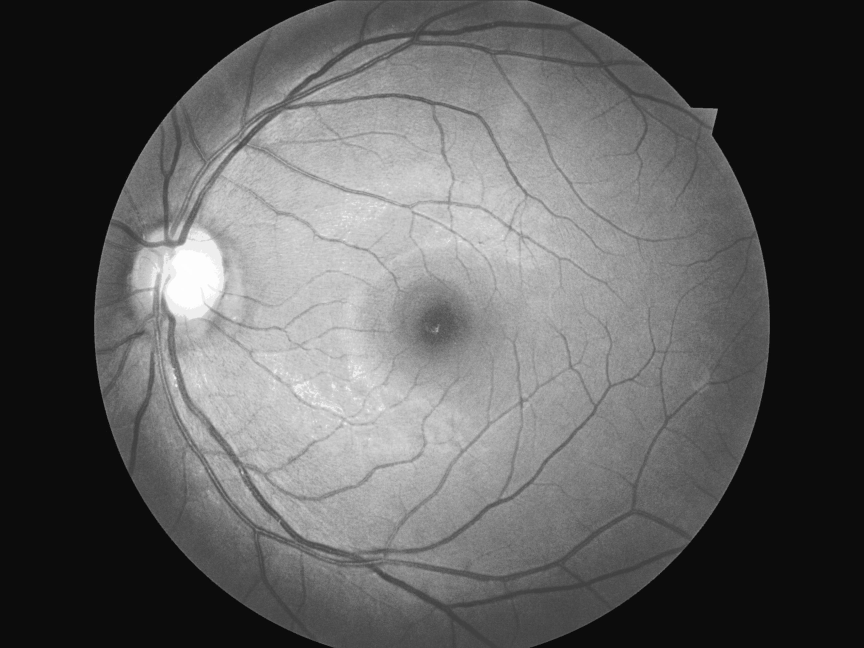
#> input picture histnormresult_big.jpg, 2592 x 1944 px (shown at 1/3 size)
$ python img_convo.py
#> lines starting #> are read from the running program, lines starting #| are printed output that depends on the picture
import cv2
import numpy as np
import matplotlib.pyplot as plt
import scipy.signal
from skimage import exposure
img = cv2.imread('histnormresult_big.jpg',0)
#> img is the input picture: shape (1944, 2592); min 0, max 255, mean 93.2

print(img.shape)
#| (1944, 2592)

# [5 lines of commented-out code are left out]
kernel1 = np.array([[-1,0,-1], [0,0,0], [-1,0,1]])
#kernel2 = np.array([[0,1,0], [1,-4,1], [0,1,0]])
#kernel3 = np.array([[-1,-1,-1], [-1,8,-1], [-1,-1,-1]])
edges = scipy.signal.convolve2d(img, kernel1, 'valid')
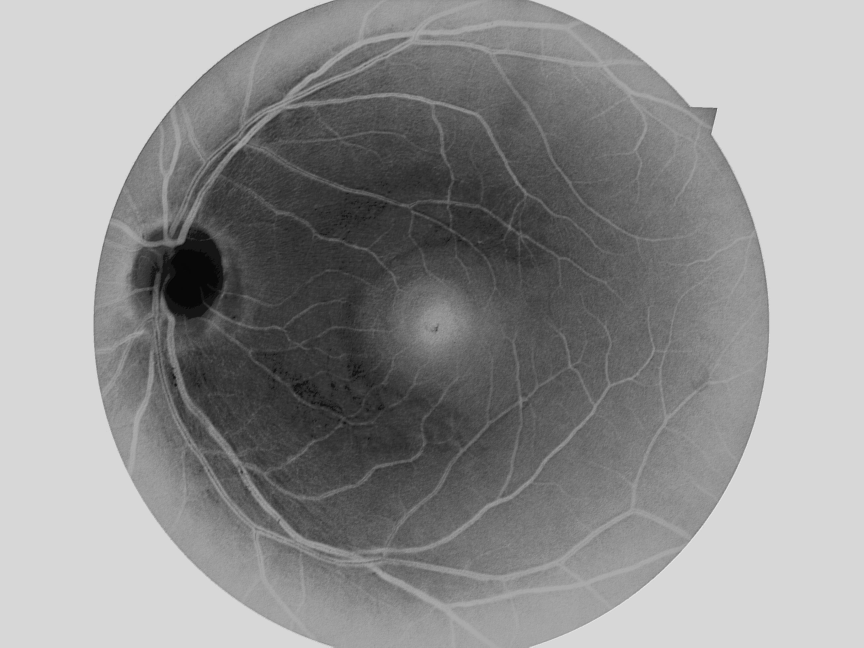
#> edges: shape (1942, 2590) int64 (shown at 1/3 size); min -526, max 68, mean -186.7; drawn with min black and max white

#edges_equalized = exposure.equalize_adapthist(edges/np.max(np.abs(edges)), clip_limit=0.03)
#th2 = cv2.adaptiveThreshold(img,255,cv2.ADAPTIVE_THRESH_MEAN_C,\
#            cv2.THRESH_BINARY,11,2)
plt.imshow(edges, cmap=plt.cm.gray)    # plot the edges_clipped
plt.axis('off')
plt.show()
#> (the run stopped early here; a loop or call above may not have finished)
